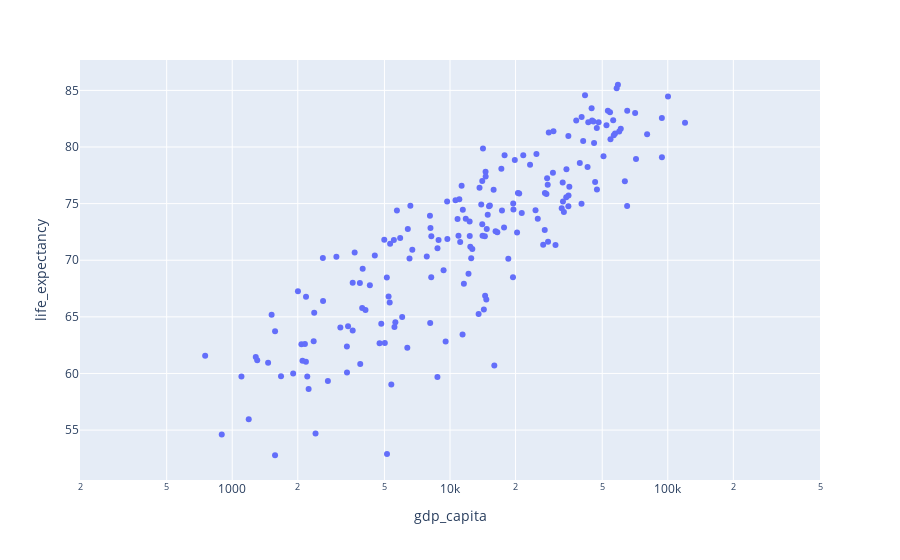

Notebook source saved alongside this figure:
### Markdown cell above
## 4.1 Axis Scaling

### Code cell
px.scatter(df20, x='gdp_capita',  y='life_expectancy', log_x=True, range_x = [200, 5e5], hover_name='country')

### Figure 1 — Plotly figure (JSON) as saved in the notebook; plotly's stock layout.template omitted (floating-point values rounded to 4 significant figures; data arrays with more than 128 entries replaced by an {"elided": "..."} marker saying what was removed)
{"data": [{"hovertemplate": "<b>%{hovertext}</b><br><br>gdp_capita=%{x}<br>life_expectancy=%{y}<extra></extra>", "hovertext": {"elided": "217 str values"}, "legendgroup": "", "marker": {"color": "#636efa", "symbol": "circle"}, "mode": "markers", "name": "", "orientation": "v", "showlegend": false, "type": "scatter", "x": {"elided": "217 float values"}, "xaxis": "x", "y": {"elided": "217 float values"}, "yaxis": "y"}], "layout": {"legend": {"tracegroupgap": 0}, "margin": {"t": 60}, "xaxis": {"anchor": "y", "domain": [0, 1], "range": [2.301, 5.699], "title": {"text": "gdp_capita"}, "type": "log"}, "yaxis": {"anchor": "x", "domain": [0, 1], "title": {"text": "life_expectancy"}}}}
